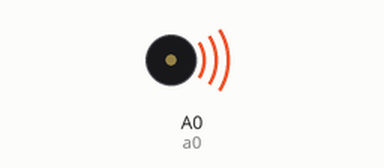
This program was run on a simulated Adafruit PyPortal running CircuitPython. Parts: buzzer (waves = sounding). The interpreter's speed is modelled, so counts of loop turns are approximate; audio playback is drawn as a buzzer; what the program prints to the serial console is not drawn.

Above: at 0.2 s.
Timing chart, 0 to 1.7 s (numbered marks = the images above):
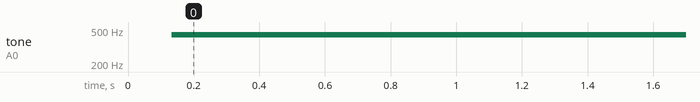

The program:

scope-xy-logo-exp1.py
```python
### scope-xy-logo-exp1 v0.8
### EXPERIMENTAL VERSION FOR EXPLORING BUGS
### Output a logo to an oscilloscope in X-Y mode on an Adafruit M4
### board like Feather M4 or PyGamer (best to disconnect headphones)

### copy this file to PyGamer (or other M4 board) as code.py

### MIT License

### Copyright (c) 2019 Kevin J. Walters

### Permission is hereby granted, free of charge, to any person obtaining a copy
### of this software and associated documentation files (the "Software"), to deal
### in the Software without restriction, including without limitation the rights
### to use, copy, modify, merge, publish, distribute, sublicense, and/or sell
### copies of the Software, and to permit persons to whom the Software is
### furnished to do so, subject to the following conditions:

### The above copyright notice and this permission notice shall be included in all
### copies or substantial portions of the Software.

### THE SOFTWARE IS PROVIDED "AS IS", WITHOUT WARRANTY OF ANY KIND, EXPRESS OR
### IMPLIED, INCLUDING BUT NOT LIMITED TO THE WARRANTIES OF MERCHANTABILITY,
### FITNESS FOR A PARTICULAR PURPOSE AND NONINFRINGEMENT. IN NO EVENT SHALL THE
### AUTHORS OR COPYRIGHT HOLDERS BE LIABLE FOR ANY CLAIM, DAMAGES OR OTHER
### LIABILITY, WHETHER IN AN ACTION OF CONTRACT, TORT OR OTHERWISE, ARISING FROM,
### OUT OF OR IN CONNECTION WITH THE SOFTWARE OR THE USE OR OTHER DEALINGS IN THE
### SOFTWARE.

import time
import math
import array

import board
import busio
import audioio
import analogio

### TODO - split up parts of image to tell addpoints not to put in
###        extra points - could just use (None, None) or perhaps a
###        better data structure to give more flexibility later??

### TODO - some animation - could use controls on the PyGamer

### TODO - detect and dim screen

### PyGamer voltage limit to around 2.5V
### https://forums.adafruit.com/viewtopic.php?f=24&t=153703

### SAMD51 (M4) boards are steppy on the up
### https://forums.adafruit.com/viewtopic.php?f=24&t=153707

### Test square with kinks in each side
testlogo = [ (100, 100),
             (200, 120),
             (300, 100),
             (280, 200),
             (300, 300),
             (200, 280),
             (100, 300),
             (120, 200),
           ]

### Adafruit logo created from bitmap,
### vectorised and flattened to straight lines by Inkscape
### then points extracte from SVG data
### (Other route is to ask Adafruit for vector version!)
###
### TODO - this is slightly off centre

### Adafruit logo

logo_offset_x = -10
logo_offset_y = 9

logo = [
# Removing the box outline
# Group 1
#     (2.9962184, 251.49811),
#     (2.9962184, 1.4981075),
#     (252.99622, 1.4981075),
#     (502.99622, 1.4981075),
#     (502.99622, 251.49811),
#     (502.99622, 501.49811),
#     (252.99622, 501.49811),
#     (2.9962184, 501.49811),
#     (2.9962184, 251.49811),

# Outline of the flower followed by the five
# Group 2
    [
     (342.49622, 454.21659),
     (346.959242969, 451.054080156),
     (349.16935125, 444.29346125),
     (349.74007, 396.99811),
     (349.42067, 348.99811),
     (346.15117, 331.03534),
     (341.803838594, 322.622872031),
     (336.10557625, 315.17921375),
     (320.50984, 301.96305),
     (315.24595, 297.9209),
     (322.89745, 300.16203),
     (338.78867125, 303.15162),
     (354.51274, 302.19987),
     (370.1502025, 297.314415),
     (383.99038, 290.42349),
     (425.3782575, 261.03182375),
     (455.62553, 237.51598),
     (457.673981406, 232.384370781),
     (457.63498125, 226.75574125),
     (455.656955469, 221.435746094),
     (451.88833, 217.23004),
     (411.03035375, 203.142875),
     (364.28838, 189.00345),
     (346.28838, 187.51289),
     (334.345396094, 188.212601406),
     (324.08682875, 190.43598375),
     (314.755874531, 194.422959219),
     (305.59573, 200.41345),
     (298.69523, 205.64576),
     (302.36566, 200.82194),
     (309.1910175, 190.60812125),
     (313.73687, 180.22634),
     (316.80698125, 162.25769875),
     (315.61122, 142.49811),
     (302.2062, 97.30761225),
     (287.72529, 54.616095),
     (281.9467975, 48.27558525),
     (273.17468, 46.774785),
     (268.19440125, 47.74447575),
     (264.37486, 50.652804),
     (236.2211725, 88.324987),
     (209.53225, 127.99811),
     (202.6606625, 146.3071125),
     (201.25938, 164.93584),
     (203.77534, 181.49811),
     (206.51089, 188.99811),
     (205.9051675, 188.794985),
     (203.43769, 185.49811),
     (196.64267375, 177.104034375),
     (188.75523, 169.97381),
     (179.92702375, 164.224298125),
     (170.30972, 159.97236),
     (160.326935313, 157.051098125),
     (148.6087275, 155.3990125),
     (102.61522, 154.49966),
     (60.16592325, 155.3425225),
     (53.6551856875, 157.376749063),
     (50.290496, 161.35986),
     (47.372345, 168.60014),
     (48.89669, 175.71523),
     (74.532052, 211.99811),
     (94.1360167813, 237.819985),
     (108.59780025, 254.2254825),
     (120.832361594, 264.08215625),
     (133.75466, 270.25756),
     (141.60613, 272.36428),
     (152.49621, 273.38038),
     (164.49621, 273.99811),
     (158.0089, 275.81829),
     (145.07552625, 280.9514125),
     (133.8165275, 288.7022225),
     (124.0311775, 299.24521125),
     (115.51875, 312.75487),
     (98.843153625, 358.473565),
     (85.295136, 403.16722),
     (85.26685925, 408.01758375),
     (86.915068, 411.86681),
     (92.4915405, 417.39844125),
     (99.473822, 419.49811),
     (143.00896275, 406.315715),
     (190.36777, 389.38911),
     (202.01838, 382.636295),
     (212.26301, 373.79104),
     (221.50430875, 362.505715),
     (227.61924, 348.61117),
     (230.74226, 339.12239),
     (231.21585, 351.56025),
     (232.0963625, 362.919155),
     (234.30307, 370.76155),
     (242.12680375, 385.41184875),
     (253.38592, 399.00254),
     (289.43734875, 427.02384125),
     (327.49622, 454.1789),
     (334.9740875, 456.36105375),
#     (342.49622, 454.2166),
#     (342.49622, 454.21659),
    ],
# Group 3
    [
     (269.38148, 328.24811),
     (260.235962344, 318.54971125),
     (252.98225875, 304.9253925),
     (249.221025781, 291.33056),
     (249.150290957, 285.780265547),
     (250.55292, 281.72062),
     (254.134922402, 279.408903848),
     (258.744026719, 280.396155156),
     (263.916454863, 284.085617324),
     (269.18842875, 289.88053375),
     (278.175901406, 305.399702969),
     (280.963844004, 313.930442559),
     (281.99622, 322.17961),
     (281.55819875, 326.77132),
     (279.99622, 329.49811),
     (275.74986, 331.3257375),
 #    (269.38148, 328.24811),
 #    (269.38148, 328.24811),
    ],
# Group 4
    [
     (189.27613, 317.48919),
     (186.689292012, 315.017226172),
     (186.253231719, 310.95217),
     (190.75285125, 299.8028675),
     (200.613802656, 287.56145625),
     (213.6749, 277.74811),
     (220.431676309, 274.964493711),
     (225.392900469, 274.551332812),
     (228.531887832, 276.197175508),
     (229.82195375, 279.59057),
     (229.236413574, 284.420064492),
     (226.748582656, 290.374207187),
     (215.95931, 304.41063),
     (208.563450625, 310.792326562),
     (201.1146375, 315.3621975),
     (194.417365625, 317.725924687),
#     (189.27613, 317.48919),
#     (189.27613, 317.48919),
    ],
# Group 5
    [
     (270.49622, 263.99178),
     (266.275620215, 261.866190078),
     (264.014989219, 259.301005),
     (263.608503301, 256.443141797),
     (264.95033875, 253.4395175),
     (272.455678906, 247.58265375),
     (285.68442, 242.90575),
     (302.642775, 241.59651875),
     (316.00365, 244.06329),
     (319.7235275, 248.4713),
     (318.6949, 253.83523),
     (310.640874688, 259.620080625),
     (297.3441375, 263.7845675),
     (282.673111563, 265.513523125),
#     (270.49622, 263.99178),
#     (270.49622, 263.99178),
    ],
# Group 6
    [
     (202.04337, 252.52942),
     (191.235123437, 247.592305),
     (181.9467875, 241.23868),
     (175.444952812, 234.5173375),
     (172.99621, 228.47707),
     (174.24765832, 224.997173086),
     (177.684219687, 223.036961563),
     (189.20598, 223.281585),
     (203.748087812, 228.422920938),
     (217.49714, 237.67295),
     (224.516762344, 246.891496563),
     (224.975280254, 250.442414727),
     (223.57588375, 253.118295),
     (220.450783652, 254.792036523),
     (215.732190781, 255.336538437),
#     (202.04337, 252.52942),
#     (202.04337, 252.52942),
    ],
# Group 7
    [
     (243.14004, 239.17141),
     (240.444360469, 233.682861094),
     (238.94700375, 225.78207875),
     (239.96685, 206.99811),
     (245.63492375, 191.82701),
     (249.349385156, 186.715313438),
     (252.99622, 184.38871),
     (256.799735, 184.899581563),
     (259.7174025, 187.9743),
     (262.71503, 201.49811),
     (261.901079688, 215.476273438),
     (258.45465, 228.0064775),
     (253.205227813, 237.032497812),
     (250.16360918, 239.588868945),
     (246.9823, 240.49811),
#     (243.14004, 239.17141),
#     (243.14004, 239.17141),
    ],
   ]


### add extra points to any lines if length is greater than min_dist
def addpoints(points, min_dist):
    newpoints = []
    original_len = len(points)
    for idx in range(original_len):
        x1, y1 = points[idx]
        x2, y2 = points[(idx + 1) % original_len]

        ### Always keep the original point
        newpoints.append((x1, y1))

        diff_x = x2 - x1
        diff_y = y2 - y1
        dist = math.sqrt(diff_x ** 2 + diff_y ** 2)
        if dist > min_dist:
            ### Calculate extra intermediate points plus one
            extrasp1 = int(dist // min_dist) + 1
            for extra_idx in range(1, extrasp1):
                ratio = extra_idx / extrasp1
                newpoints.append((x1 + diff_x * ratio,
                                  y1 + diff_y * ratio))

    return newpoints

### If logo is off centre then correct it here
if logo_offset_x != 0 or logo_offset_y != 0:
    data = []
    for part in logo:
        newpart = []
        for point in part:
            newpart.append((point[0] - logo_offset_x, point[1] - logo_offset_y))
        data.append(newpart)
else:
    data = logo

### get the range of logo points
### extra points from linear interpolation will not change this
min_x, min_y = max_x, max_y = data[0][0]
for part in data:
    for point in part:
       min_x = min(min_x, point[0])
       max_x = max(max_x, point[0])
       min_y = min(min_y, point[1])
       max_y = max(max_y, point[1])

### Add intermediate points to make line segments for each part
### look like continuous lines on x-y oscilloscope output
display_data = []
for part in data:
    display_data.extend(addpoints(part, 3))

### Calculate average
total_x = 0
total_y = 0
count = 0
for point in display_data:
    total_x += point[0]
    total_y += point[1]
    count += 1
    avg_x = total_x / count
    avg_y = total_y / count

print("X min/avg/max:", min_x, avg_x, max_x)
print("Y min/avg/max:", min_y, avg_y, max_y)

### PyPortal DACs seem to stop around 53000 and there's 2 100 ohm resistors
### on output
### 32768 and 32000 exhibit this bug but 25000 so far appears to be a
### workaround, albeit a mysterious one
### https://github.com/adafruit/circuitpython/issues/1992
dac_x_min = 0
dac_y_min = 0
dac_x_max = 25000
dac_y_max = 25000
dac_x_mid = dac_x_max // 2
dac_y_mid = dac_y_max // 2

### Convert the points into format suitable for audio library
### and scale to the DAC range used by the library
### INTENTIONALLY using "h" here as libraries will make a copy of
### rawdata which is useful to allow animating code to modify rawdata
### without affecting output
rawdata = array.array("h", (2 * len(display_data)) * [0])
#range_x = max_x - min_x
#range_y = max_y - min_y
#halfrange_x = range_x / 2
#halfrange_y = range_y / 2
#mid_x = halfrange_x + min_x
#mid_y = halfrange_y + min_y

halfrange_x = 256.0
halfrange_y = 256.0
mid_x = 256.0
mid_y = 256.0
mult_x = dac_x_max / 512.0
mult_y = dac_y_max / 512.0

### TODO - remove
### EXPERIMENT WITH STRANGE WARPING BUG - THIS FIXED IT
#rawdata.append(0)

### This was 4930 without append(0) "fix"
### very odd in a very even way
### https://github.com/adafruit/circuitpython/issues/1992
print("length of rawdata", len(rawdata))

for idx, elem in enumerate(rawdata):
#    print("RAWDATA", idx + 1, elem)
    if elem < 0 or elem > min(dac_x_max, dac_y_max):
        print("rawdata out of range:", idx + 1, elem)

use_wav = True
rubbish_wav_bug_workaround = False
leave_wav_looping = True

### A0 will be x, A1 will be y
if use_wav:
    print("Using audioio.RawSample for DACs")
    dacs = audioio.AudioOut(board.A0, right_channel=board.A1)
else:
    print("Using analogio.AnalogOut for DACs")
    a0 = analogio.AnalogOut(board.A0)
    a1 = analogio.AnalogOut(board.A1)

### 10Hz is ok for AudioOut, optimistic for AnalogOut
frame_t = 1/10
prev_t = time.monotonic()
angle = 0
frame = 1
while True:
    #print("Transforming data for frame:", frame)
    idx = 0
    sine = math.sin(angle)
    cosine = math.cos(angle)
    for px, py in display_data:
        pcx = px - mid_x
        pcy = py - mid_y
        dac_a0_x = round((-sine * pcx + cosine * pcy + halfrange_x) * mult_x)
        #dac_a0_x = min(dac_a0_x, dac_x_max)
        #dac_a0_x = max(dac_a0_x, 0)
        dac_a1_y = round((sine * pcy + cosine * pcx + halfrange_y) * mult_y)
        #dac_a1_y = min(dac_a1_y, dac_y_max)
        #dac_a1_y = max(dac_a1_y, 0)
        rawdata[idx] = dac_a0_x - dac_x_mid   ### adjust for "h" array
        rawdata[idx + 1] = dac_a1_y - dac_y_mid   ### adjust for "h" array
        #print("XY", dac_a0_x, dac_a1_y)
        idx += 2

    if use_wav:
        ### 200k (maybe 166.667k) seems to be practical limit
        ### 1M permissible but seems same as around 200k
        output_wave = audioio.RawSample(rawdata,
                                        channel_count=2,
                                        sample_rate=200 * 1000)

        ### The image may "warp" sometimes with loop=True due to a strange bug
        ### https://github.com/adafruit/circuitpython/issues/1992
        if rubbish_wav_bug_workaround:
            while True:
                dacs.play(output_wave)
                if time.monotonic() - prev_t >= frame_t:
                    break
        else:
            dacs.play(output_wave, loop=True)
            while time.monotonic() - prev_t < frame_t:
                pass
            if not leave_wav_looping:
                dacs.stop()
    else:
        while True:
            ### This gives a very flickery image with 4932 points
            ### slight flicker at 2552
            ### might be ok for 1000
            for idx in range(0, len(rawdata), 2):
                a0.value = rawdata[idx]
                a1.value = rawdata[idx + 1]
            if time.monotonic() - prev_t >= frame_t:
                break
    prev_t = time.monotonic()
    angle += math.pi / 180 * 3 ### 72 degrees per frame
    frame += 1
```

Measured:
- by itself, tone on A0 (a0): silent → 440 Hz at 0.13 s
